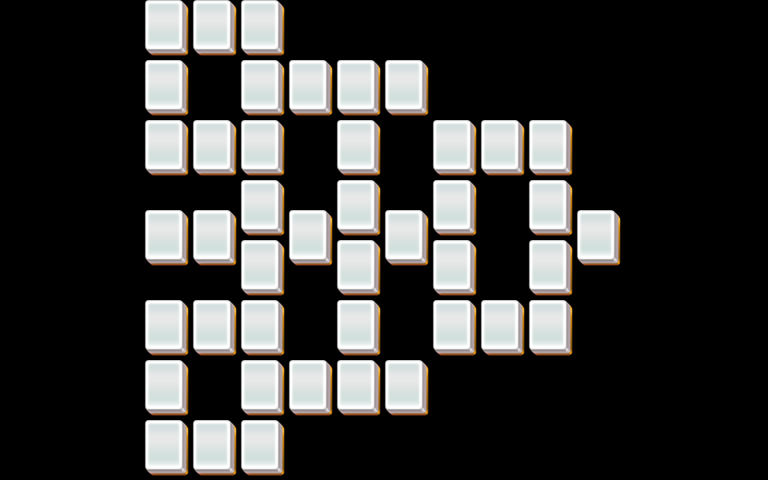

This is a level from a 2D game, rendered from its Tiled map with the project's own tilesets. A one-line summary and the map file follow, with tile-layer data summarised:
An orthogonal 32x16 tile map with 24x30 px tiles, 3 tile layers (layer1, layer2, layer3).

<map version="1.0" orientation="orthogonal" width="32" height="16" tilewidth="24" tileheight="30">
 <properties>
  <property name="species" value="20" />
 </properties>
 <tileset firstgid="1" name="mahjong" tilewidth="48" tileheight="60">
  <image source="mahjong.png" />
 </tileset>
 <layer name="layer1" width="32" height="16">
  <data>[512 cells, 43 non-empty, 1 distinct tile ids]</data>
 </layer>
 <layer name="layer2" width="32" height="16">
  <data>[512 cells, 43 non-empty, 1 distinct tile ids]</data>
 </layer>
 <layer name="layer3" width="32" height="16">
  <data>[512 cells, 42 non-empty, 1 distinct tile ids]</data>
 </layer>
</map>
